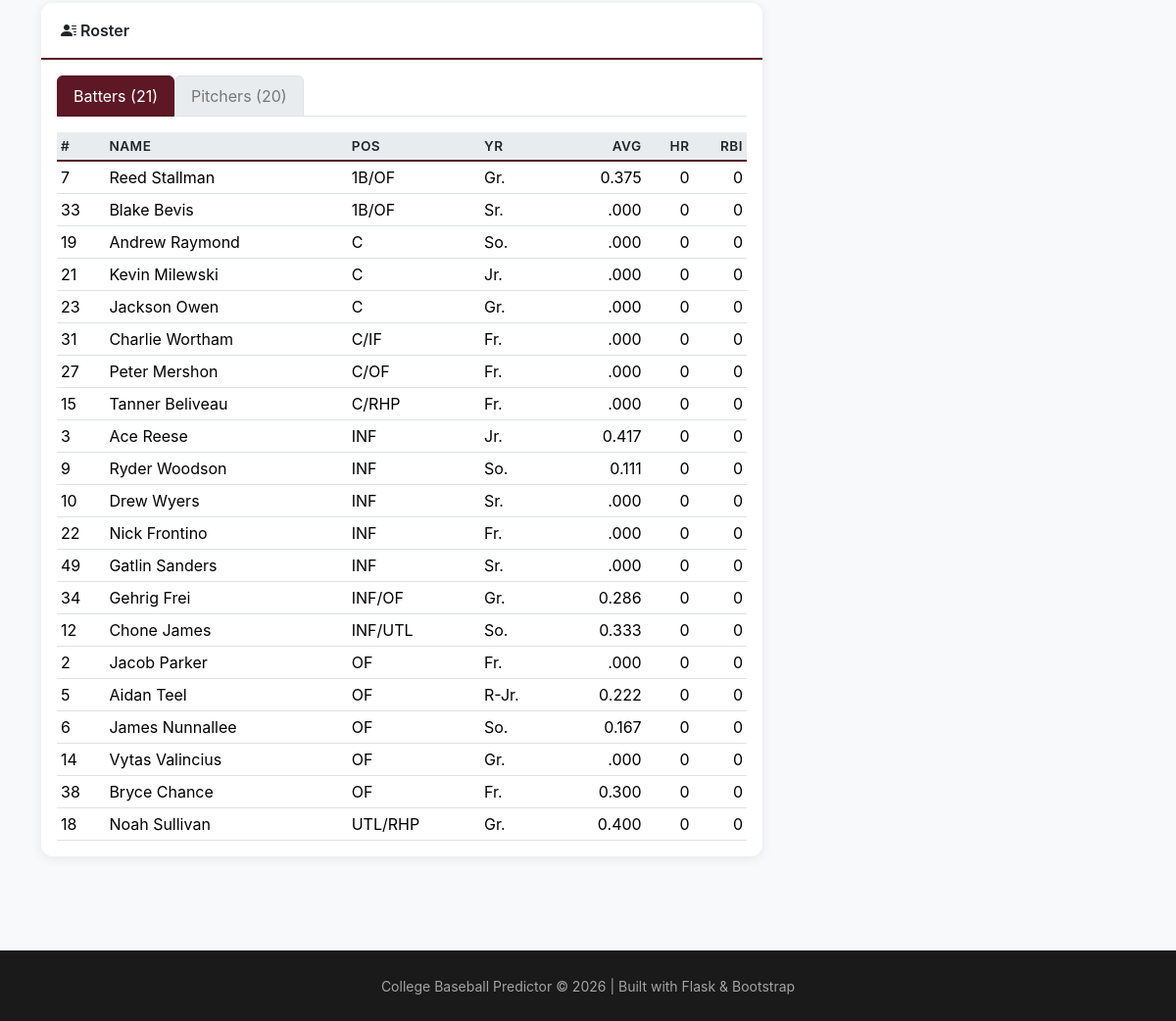
The app's page /team/mississippi-state (lower part), older data.
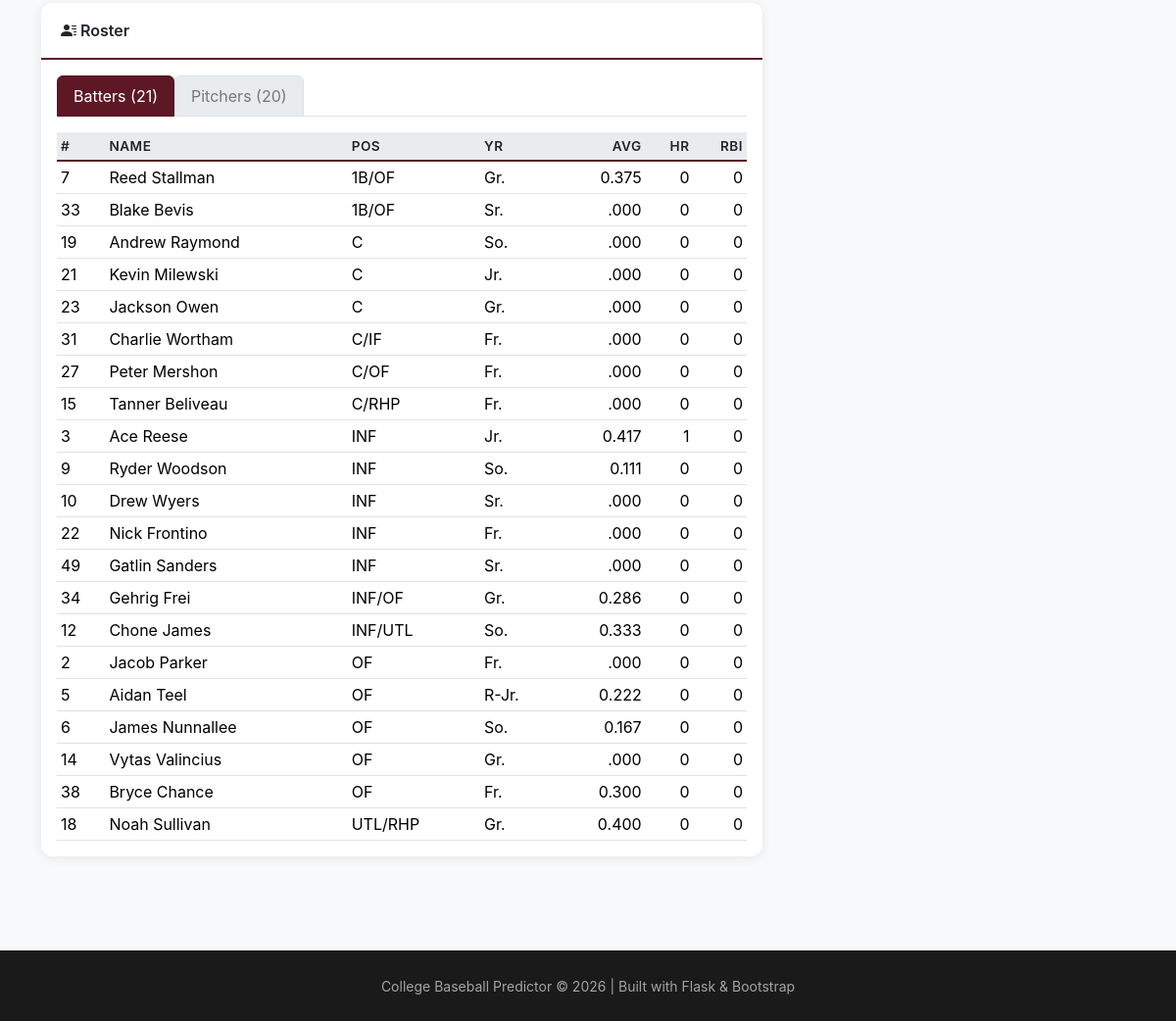
The same page, newer data.
### tables this page shows
CREATE TABLE player_stats (
            id INTEGER PRIMARY KEY AUTOINCREMENT,
            team_id TEXT NOT NULL,
            name TEXT NOT NULL,
            number INTEGER,
            position TEXT,
            year TEXT,
            bats TEXT,
            throws TEXT,
            height TEXT,
            weight INTEGER,
            hometown TEXT,
            -- Batting stats
            games INTEGER DEFAULT 0,
            at_bats INTEGER DEFAULT 0,
            runs INTEGER DEFAULT 0,
            hits INTEGER DEFAULT 0,
            doubles INTEGER DEFAULT 0,
            triples INTEGER DEFAULT 0,
            home_runs INTEGER DEFAULT 0,
            rbi INTEGER DEFAULT 0,
            walks INTEGER DEFAULT 0,
            strikeouts INTEGER DEFAULT 0,
            stolen_bases INTEGER DEFAULT 0,
            caught_stealing INTEGER DEFAULT 0,
            batting_avg REAL DEFAULT 0,
            obp REAL DEFAULT 0,
            slg REAL DEFAULT 0,
            ops REAL DEFAULT 0,
            -- Pitching stats
            wins INTEGER DEFAULT 0,
            losses INTEGER DEFAULT 0,
            era REAL DEFAULT 0,
            games_pitched INTEGER DEFAULT 0,
            games_started INTEGER DEFAULT 0,
            saves INTEGER DEFAULT 0,
            innings_pitched REAL DEFAULT 0,
            hits_allowed INTEGER DEFAULT 0,
            runs_allowed INTEGER DEFAULT 0,
            earned_runs INTEGER DEFAULT 0,
            walks_allowed INTEGER DEFAULT 0,
            strikeouts_pitched INTEGER DEFAULT 0,
            whip REAL DEFAULT 0,
            k_per_9 REAL DEFAULT 0,
            bb_per_9 REAL DEFAULT 0,
            -- Metadata
            is_starter INTEGER DEFAULT 0,
            is_closer INTEGER DEFAULT 0,
            updated_at TEXT DEFAULT CURRENT_TIMESTAMP, season_pitches INTEGER DEFAULT 0, avg_pitch_count REAL DEFAULT 0, last_start_date TEXT, last_start_pitches INTEGER,
            UNIQUE(team_id, name)
        );

### web/app.py (the view)
@app.route('/team/<team_id>')
def team_detail(team_id):
    team = get_team_detail(team_id)
    if not team:
        return render_template('404.html', message="Team not found"), 404
    pitcher_positions = ('P', 'RHP', 'LHP')
    pitchers = [p for p in team['roster'] if (p.get('position') or '') in pitcher_positions
                or (p.get('position') or '').startswith(('RHP', 'LHP'))]
    batters = [p for p in team['roster'] if p not in pitchers]
    completed_games = [g for g in team['schedule'] if g['status'] == 'final']
    recent_form = completed_games[-10:] if completed_games else []
    return render_template('team_detail.html',
                          team=team,
                          batters=batters,
                          pitchers=pitchers,
                          recent_form=recent_form)

### scripts/database.py (called while the page is built)
def get_connection():
    DB_PATH.parent.mkdir(parents=True, exist_ok=True)
    conn = sqlite3.connect(DB_PATH)
    conn.row_factory = sqlite3.Row  # Dict-like access
    return conn

def get_team_runs(team_id):
    conn = get_connection()
    c = conn.cursor()
    c.execute('''
        SELECT
            SUM(CASE WHEN home_team_id = ? THEN home_score ELSE away_score END) as runs_scored,
            SUM(CASE WHEN home_team_id = ? THEN away_score ELSE home_score END) as runs_allowed,
            COUNT(*) as games
        FROM games
        WHERE (home_team_id = ? OR away_team_id = ?)
        AND status = 'final'
    ''', (team_id, team_id, team_id, team_id))
    row = c.fetchone()
    conn.close()
    return {
        'team_id': team_id,
        'runs_scored': row['runs_scored'] or 0,
        'runs_allowed': row['runs_allowed'] or 0,
        'games': row['games'] or 0
    }

### web/templates/team_detail.html (shortened to what this page needs)
{% extends "base.html" %}
{% block content %}
<div class="row">
    <div class="col-lg-8">
        {% if batters or pitchers %}
        <div class="card">
            <div class="card-header">
                <i class="bi bi-person-lines-fill"></i> Roster
            </div>
            <div class="card-body">
                <ul class="nav nav-tabs" role="tablist">
                    <li class="nav-item">
                        <button class="nav-link active" data-bs-toggle="tab" data-bs-target="#batters">
                            Batters ({{ batters|length }})
                        </button>
                    </li>
                    <li class="nav-item">
                        <button class="nav-link" data-bs-toggle="tab" data-bs-target="#pitchers">
                            Pitchers ({{ pitchers|length }})
                        </button>
                    </li>
                </ul>
                <div class="tab-content pt-3">
                    <div class="tab-pane fade show active" id="batters">
                        {% if batters %}
                        <div class="table-responsive">
                            <table class="table table-sm">
                                <thead>
                                    <tr>
                                        <th>#</th>
                                        <th>Name</th>
                                        <th>Pos</th>
                                        <th>Yr</th>
                                        <th class="text-end">AVG</th>
                                        <th class="text-end">HR</th>
                                        <th class="text-end">RBI</th>
                                    </tr>
                                </thead>
                                <tbody>
                                    {% for player in batters %}
                                    <tr>
                                        <td>{{ player.number or '' }}</td>
                                        <td>{{ player.name }}</td>
                                        <td>{{ player.position }}</td>
                                        <td>{{ player.year }}</td>
                                        <td class="text-end">{{ '%.3f'|format(player.batting_avg) if player.batting_avg else '.000' }}</td>
                                        <td class="text-end">{{ player.home_runs or 0 }}</td>
                                        <td class="text-end">{{ player.rbis or 0 }}</td>
                                    </tr>
                                    {% endfor %}
                                </tbody>
                            </table>
                        </div>
                        {% else %}
                        <p class="text-muted">No batting stats available</p>
                        {% endif %}
                    </div>
                </div>
            </div>
        </div>
        {% endif %}
    </div>
    <div class="col-lg-4">
    </div>
</div>
{% endblock %}

### web/templates/base.html (shortened to what this page needs)
<!DOCTYPE html>
<html lang="en" data-theme="light">
<head>
    <link href="https://cdn.jsdelivr.net/npm/bootstrap@5.3.2/dist/css/bootstrap.min.css" rel="stylesheet">
    <link href="https://cdn.jsdelivr.net/npm/bootstrap-icons@1.11.1/font/bootstrap-icons.css" rel="stylesheet">
</head>
<body>
    <main class="container py-4">
        {% block content %}{% endblock %}
    </main>
    <footer class="footer">
        <div class="container text-center">
            <small>College Baseball Predictor &copy; 2026 | Built with Flask & Bootstrap</small>
        </div>
    </footer>
</body>
</html>

### web/templates/base.html (style rules this page uses)
:root { --maroon: #5D1725; --maroon-dark: #4a1120; --grey: #777777; --dark: #1a1a1a; --light-grey: #e9ecef; --bg-body: #f8f9fa; --bg-card: #ffffff; --bg-card-header: #ffffff; --text-primary: #212529; --text-muted: #6c757d; --border-color: #dee2e6; --table-hover-bg: rgba(93, 23, 37, 0.05); --navbar-bg: #1a1a1a; }
body { background-color: var(--bg-body); color: var(--text-primary); font-family: -apple-system, BlinkMacSystemFont, 'Segoe UI', Roboto, Oxygen, Ubuntu, sans-serif; transition: background-color 0.3s, color 0.3s; }
.card { border: none; border-radius: 12px; box-shadow: 0 2px 12px rgba(0,0,0,0.08); margin-bottom: 1.5rem; background-color: var(--bg-card); color: var(--text-primary); }
.card-header { background-color: var(--bg-card-header); border-bottom: 2px solid #5D1725; font-weight: 600; padding: 1rem 1.25rem; border-radius: 12px 12px 0 0 !important; color: var(--text-primary); }
.card .nav-link { color: var(--grey) !important; background-color: var(--light-grey); border: 1px solid var(--border-color); }
.card .nav-link.active { color: white !important; background-color: #5D1725 !important; border-color: #5D1725; }
.table { margin-bottom: 0; color: var(--text-primary); }
.table thead th { background-color: var(--light-grey); border-bottom: 2px solid #5D1725; font-weight: 600; font-size: 0.85rem; text-transform: uppercase; letter-spacing: 0.5px; color: var(--text-primary); }
.footer { background-color: var(--navbar-bg); color: rgba(255,255,255,0.6); padding: 1.5rem 0; margin-top: 3rem; }

Row changes from the older to the newer data that the page shows:
changed player_stats "Ace Reese": home_runs "0" → "1"
